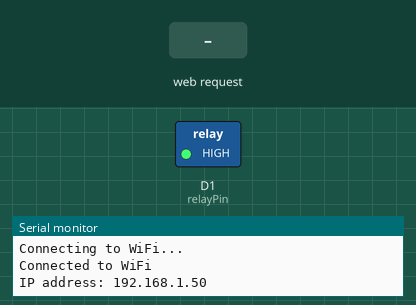
Recording of a sketch running on a simulated ESP8266 (NodeMCU). Shown: switched loads named in the sketch (green lamp = pin HIGH), the last lines printed to the serial monitor. Inputs (shaded band) come from the test bench. WiFi joins after 1.5 s; servers stay silent unless stated.

Above: at 3.2 s.
3.3 s: HTTP request GET /signal received
At 3.45 s:
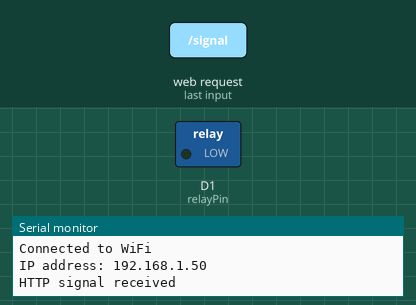
Timing chart, 0 to 22.1 s (numbered marks = the images above; inputs shaded):
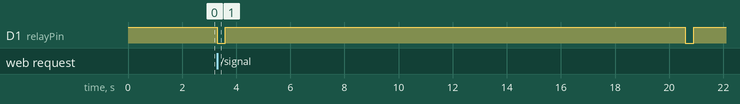

The sketch:

NODEMCU.ino
```cpp
#include <ESP8266WiFi.h>
#include <ESP8266WebServer.h>

const char* ssid = "Hunterz";
const char* password = "21632789"; // 21632789
const int serverPort = 80; // Use 443 for HTTPS
const char* serverUrl = "https://192.168.1.74"; // Change to your server's HTTPS URL

const int relayPin = D1;         // Pin connected to the relay module for opening

ESP8266WebServer server(serverPort);

void handleRequest() {
  server.sendHeader("Access-Control-Allow-Origin", "*");
  server.send(200, "text/plain", "Signal received");
  Serial.println("HTTP signal received");

  digitalWrite(relayPin, LOW);
  delay(300);
  digitalWrite(relayPin, HIGH);
  delay(17000); // 12 seconds waiting time after gate opening
  digitalWrite(relayPin, LOW);
  delay(300);
  digitalWrite(relayPin, HIGH);
}

void setup() {
  pinMode(relayPin, OUTPUT);


  digitalWrite(relayPin, HIGH);
       // Ensure relay is initially off
  Serial.begin(115200);
  WiFi.begin(ssid, password);

  while (WiFi.status() != WL_CONNECTED) {
    delay(1000);
    Serial.println("Connecting to WiFi...");
  }

  Serial.println("Connected to WiFi");
  Serial.println("IP address: " + WiFi.localIP().toString());

  server.on("/signal", handleRequest);
  server.begin();

}

void loop() {
  server.handleClient(); // Handle client requests
}
```

Measured:
- after the input at 3.3 s, D1 (relayPin): alternates HIGH for 17.0 s and LOW for 0.30 s, starting at once
